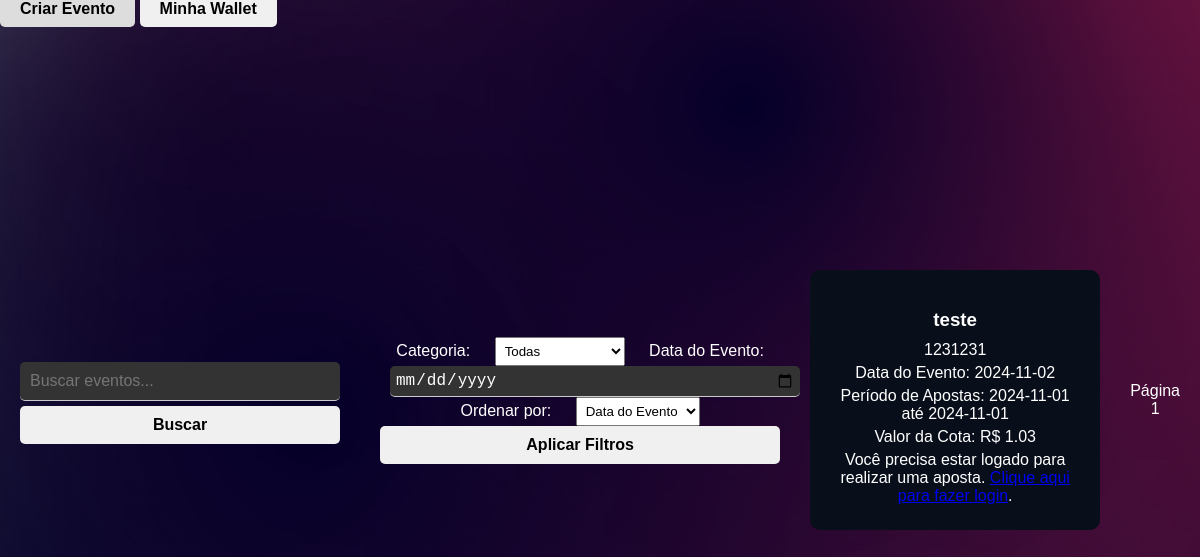
Before: /pesquisar_evento with the older database file.
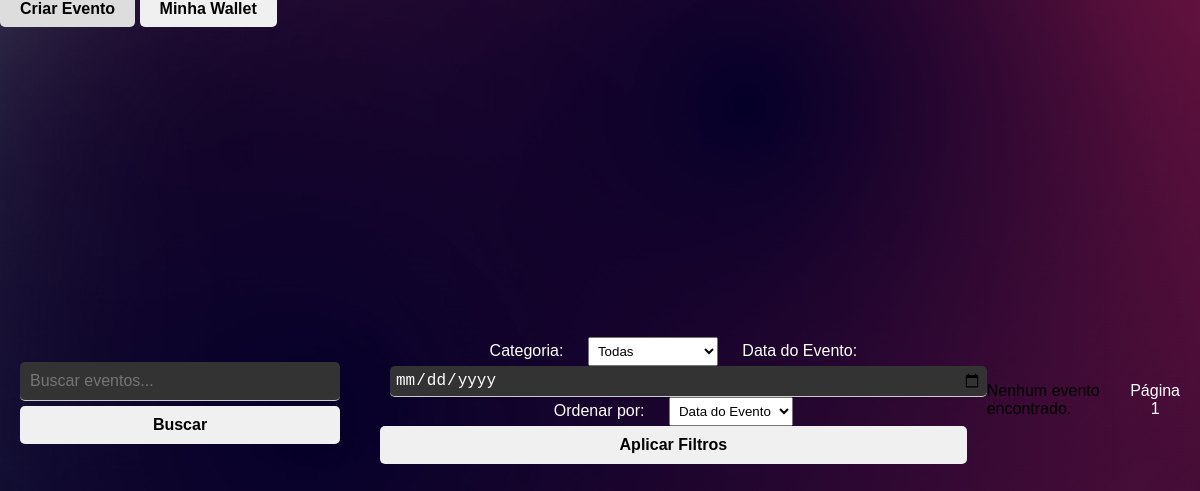
After: the same page with the newer database file.
### tables this page shows
CREATE TABLE eventos (
        id INTEGER PRIMARY KEY AUTOINCREMENT,
        titulo TEXT NOT NULL,
        descricao TEXT NOT NULL,
        valor_cota REAL NOT NULL CHECK (valor_cota >= 1.00),
        data_evento DATE NOT NULL,
        data_inicio_apostas DATE NOT NULL,
        data_fim_apostas DATE NOT NULL,
        status TEXT NOT NULL DEFAULT 'pendente',
        id_criador INTEGER NOT NULL,
        data_criacao TIMESTAMP DEFAULT CURRENT_TIMESTAMP,
        FOREIGN KEY (id_criador) REFERENCES usuarios(id) ON DELETE CASCADE
    );

### app.py (the view)
@app.route('/pesquisar_evento', methods=['GET'])
def pesquisar_evento():
    query = request.args.get('query', '')
    categoria_id = request.args.get('categoria', '')
    data = request.args.get('data', '')
    ordenacao = request.args.get('ordenacao', '')
    page = int(request.args.get('page', 1))
    per_page = 10
    offset = (page - 1) * per_page
    conn = sqlite3.connect(database_path)
    cursor = conn.cursor()
    sql = '''
        SELECT DISTINCT eventos.*
        FROM eventos
        LEFT JOIN eventos_categorias ON eventos.id = eventos_categorias.id_evento
        WHERE eventos.status = 'aprovado'
        AND eventos.data_evento >= date('now')

    '''
    params = []
    if query:
        sql += ' AND (eventos.titulo LIKE ? OR eventos.descricao LIKE ?)'
        params.extend(['%' + query + '%', '%' + query + '%'])
    if categoria_id:
        sql += ' AND eventos_categorias.id_categoria = ?'
        params.append(categoria_id)
    if data:
        sql += ' AND eventos.data_evento = ?'
        params.append(data)
    if ordenacao:
        if ordenacao == 'popularidade':
            sql += ' ORDER BY (SELECT COUNT(*) FROM apostas WHERE apostas.id_evento = eventos.id) DESC'
        elif ordenacao == 'valor_cota':
            sql += ' ORDER BY eventos.valor_cota DESC'
        else:
            sql += ' ORDER BY eventos.data_evento ASC'
    else:
        sql += ' ORDER BY eventos.data_evento ASC'
    sql += ' LIMIT ? OFFSET ?'
    params.extend([per_page, offset])
    cursor.execute(sql, params)
    eventos = cursor.fetchall()
    cursor.execute('SELECT * FROM categorias_eventos')
    categorias = cursor.fetchall()
    conn.close()
    return render_template('pesquisar_evento.html', eventos=eventos, query=query, categorias=categorias,
                           categoria_id=categoria_id, data=data, ordenacao=ordenacao, page=page, per_page=per_page)

### templates/pesquisar_evento.html (shortened to what this page needs)
<!DOCTYPE html>
<html lang="pt-BR">
<head>
    <link rel="stylesheet" href="{{ url_for('static', filename='css/styles.css') }}">
</head>
<body>
    <div class="top-bar">
        <a href="{{ url_for('criar_evento') }}" class="wallet-button">Criar Evento</a>
        <a href="{{ url_for('gerenciar_carteira') }}" class="wallet-button">Minha Wallet</a>
    </div>
    <div class="search-container">
        <form action="{{ url_for('pesquisar_evento') }}" method="GET" target="_blank">
            <input type="text" name="query" placeholder="Buscar eventos..." value="{{ query }}" required>
            <button type="submit">Buscar</button>
        </form>
    </div>
    <div class="filters-container">
        <form action="{{ url_for('pesquisar_evento') }}" method="GET">
            <label for="categoria">Categoria:</label>
            <select name="categoria" id="categoria">
                <option value="">Todas</option>
            </select>
            <label for="data">Data do Evento:</label>
            <input type="date" name="data" id="data" value="{{ data }}">
            <label for="ordenacao">Ordenar por:</label>
            <select name="ordenacao" id="ordenacao">
                <option value="data" {% if ordenacao == 'data' or ordenacao == '' %}selected{% endif %}>Data do Evento</option>
            </select>
            <button type="submit">Aplicar Filtros</button>
        </form>
    </div>
    <div class="eventos-container">
        {% if eventos %}
            {% for evento in eventos %}
                <div class="evento-card">
                    <h3>{{ evento[1] }}</h3>
                    <p>{{ evento[2] }}</p>
                    <p>Data do Evento: {{ evento[4] }}</p>
                    <p>Período de Apostas: {{ evento[5] }} até {{ evento[6] }}</p>
                    <p>Valor da Cota: R$ {{ '{:.2f}'.format(evento[3]) }}</p>
                    {% if session.get('logged_in') %}
                        <button onclick="openModal('{{ evento[0] }}', '{{ evento[1] }}', 'sim')">Apostar Sim</button>
                        <button onclick="openModal('{{ evento[0] }}', '{{ evento[1] }}', 'nao')">Apostar Não</button>
                    {% else %}
                        <p>Você precisa estar logado para realizar uma aposta. <a href="{{ url_for('login') }}">Clique aqui para fazer login</a>.</p>
                    {% endif %}
                </div>
            {% endfor %}
        {% else %}
            <p>Nenhum evento encontrado.</p>
        {% endif %}
    </div>
    <div class="pagination">
        <span>Página {{ page }}</span>
    </div>
</body>
</html>

Changed rows visible on the page:
no longer on this page (row edited): eventos: titulo "teste", descricao "1231231", data_evento "2024-11-02", data_inicio_apostas "2024-11-01", data_fim_apostas "2024-11-01", valor_cota "1.03"
Other visible differences:
text now shown: "Nenhum evento encontrado."
